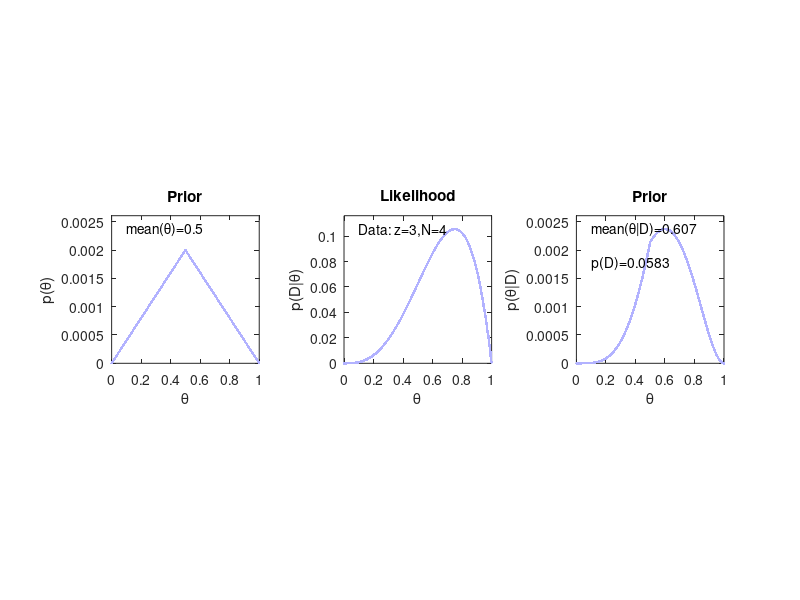

MATLAB code for this plot: (Note: this script raises an error after producing the figure.)
function pThetaGivenData = BernGrid(Theta,pTheta,Data,credib,nToPlot)
% BERNGRID(THETA,PTHETA,DATA,CREDIB,N2PLOT)
%
% Bayesian updating for Bernoulli likelihood and prior specified on a grid.
% Input arguments:
%  Theta is a vector of theta values, all between 0 and 1.
%  pTheta is a vector of corresponding probability _masses_.
%  Data is a vector of 1's and 0's, where 1 corresponds to a and 0 to b.
%  credib is the probability mass of the credible interval, default is 0.95.
%  nToPlot is the number of grid points to plot; defaults to all of them.
% Output:
%  pThetaGivenData is a vector of posterior probability masses over Theta.
%  Also creates a three-panel graph of prior, likelihood, and posterior
%  probability masses with credible interval.
% Example of use:
%  % Create vector of theta values.
%  > binwidth = 1/1000
%  > thetagrid = seq( from=binwidth/2 , to=1-binwidth/2 , by=binwidth )
%  % Specify probability mass at each theta value.
%  > relprob = pmin(thetagrid,1-thetagrid) % relative prob at each theta
%  > prior = relprob / sum(relprob) % probability mass at each theta
%  % Specify the data vector.
%  > datavec = c( rep(1,3) , rep(0,1) ) % 3 heads, 1 tail
%  % Call the function.
%  > posterior = BernGrid( Theta=thetagrid , pTheta=prior , Data=datavec )
% Hints:
%  You will need to "source" this function before calling it.
%  You may want to define a tall narrow window before using it; e.g.,
%  > source("openGraphSaveGraph.R")
%  > openGraph(width=7,height=10,mag=0.7)
%
% Original in R:	Kruschke, J. K. (2011). Doing Bayesian Data Analysis:
%					A Tutorial with R and BUGS. Academic Press / Elsevier.
% Modified to Matlab code: Marc M. van Wanrooij


%% Check input
if nargin<1
	binwidth	= 1/1000;
	Theta		= (binwidth/2):binwidth:(1-binwidth/2);
end
if nargin<2
	% Specify probability mass at each theta value.
	relprob = min([Theta;1-Theta]); % relative prob at each theta
	pTheta	= relprob./sum(relprob); % probability mass at each theta
end
if nargin<3
	% Specify the data vector.
	Data = [ones(1,3) zeros(1,1)]; % 3 heads, 1 tail
end
if nargin<4
	credib = 0.95;
end
if nargin<5
	nToPlot = length(Theta);
end
%% Exercise 7.3B
% binwidth	= 1/1000;
% Theta		= binwidth/2:binwidth:1-binwidth/2;
% pTheta		= (cos(4*pi*Theta)+1).^2;
% pTheta		= pTheta./sum(pTheta);
% Data		= [ones(1,8) zeros(1,4)]; % 8 heads, 4 tail

%% Create summary values of Data
z = sum(Data==1); % number of 1's in Data
N = length(Data); % number of flips in Data
% Compute the likelihood of the Data for each value of Theta.
pDataGivenTheta = Theta.^z.*(1-Theta).^(N-z);
% Compute the evidence and the posterior.
pData			= sum( pDataGivenTheta.*pTheta);
pThetaGivenData = pDataGivenTheta.*pTheta/pData; % Bayes rule


% Plot the results.
close all
clc
figure;
plot(Theta,pThetaGivenData);
% If the comb has a zillion teeth, it's too many to plot, so plot only a
% thinned out subset of the teeth.
nteeth = length(Theta);

if nteeth>nToPlot
	thinIdx = 1:round(nteeth/nToPlot):nteeth;
	if length(thinIdx)<length(Theta)
		thinIdx = [thinIdx,nteeth];% makes sure last tooth is included
	end
else
	thinIdx = 1:nteeth;
end
%% Plot the prior.
meanTheta = sum(Theta.*pTheta); % mean of prior, for plotting
subplot(131)
plot(Theta(thinIdx),pTheta(thinIdx),'b.','Color',[.7 .7 1]);
hold on
% stem(Theta(thinIdx),pTheta(thinIdx),'b-','Marker','none');

xlim([0 1]);
ylim([0 1.1*max(pThetaGivenData)]);
axis square
xlabel('\theta');
ylabel('p(\theta)');
title('Prior');
if meanTheta>0.5
	textx = 0.1;
	algn = 'left';
else
	textx = 0.9;
	algn = 'right';
end
str = ['mean(\theta)=' num2str(meanTheta,3)];
text(textx,max(pThetaGivenData),str,'HorizontalAlignment',algn);

%% Plot the likelihood: p(Data|Theta)
subplot(132)
plot(Theta(thinIdx),pDataGivenTheta(thinIdx),'b.','Color',[.7 .7 1]);
xlim([0 1]);
ylim([0 1.1*max(pDataGivenTheta)]);
axis square
xlabel('\theta');
ylabel('p(D|\theta)');
title('Likelihood');
if z>0.5*N
	textx = 0.1;
	algn = 'left';
else
	textx = 0.9;
	algn = 'right';
end
str = ['Data: z=' num2str(z) ',N=' num2str(N)];
text(textx,max(pDataGivenTheta),str,'HorizontalAlignment',algn);


%% Plot the posterior.
meanThetaGivenData = sum(Theta.*pThetaGivenData);
subplot(133)
plot(Theta(thinIdx),pThetaGivenData(thinIdx),'b.','Color',[.7 .7 1]);
hold on
xlim([0 1]);
ylim([0 1.1*max(pThetaGivenData)]);
axis square
xlabel('\theta');
ylabel('p(\theta|D)');
title('Prior');
if meanThetaGivenData>0.5
	textx = 0.1;
	algn = 'left';
else
	textx = 0.9;
	algn = 'right';
end
str = ['mean(\theta|D)=' num2str(meanThetaGivenData,3)];
text(textx,max(pThetaGivenData),str,'HorizontalAlignment',algn);
str = ['p(D)=' num2str(pData,3)];
text(textx,0.75*max(pThetaGivenData),str,'HorizontalAlignment',algn);

% Mark the highest density interval. HDI points are not thinned in the plot.
HDIinfo = HDIofGrid(pThetaGivenData,credib);
plot(Theta(HDIinfo.idx),HDIinfo.height,'k-');
str		= [num2str(100*HDIinfo.mass,3) '% HDI'];
text(mean(Theta(HDIinfo.idx)),HDIinfo.height,str,'HorizontalAlignment','center','VerticalAlignment','bottom');

% Mark the left and right ends of the waterline.
% Find indices at ends of sub-intervals:
inLim = HDIinfo.idx(1); % first point

for ii = 2:length(HDIinfo.idx)-1
	if HDIinfo.idx(ii) ~= HDIinfo.idx(ii-1)+1 || HDIinfo.idx(ii) ~= HDIinfo.idx(ii+1)-1
		inLim = [inLim HDIinfo.idx(ii)]; %#ok<AGROW>
	end
end
inLim = [inLim HDIinfo.idx(length(HDIinfo.idx))];

% Mark vertical lines at ends of sub-intervals:
for ii = inLim
	plot([Theta(ii) Theta(ii)],[-0.5 HDIinfo.height],'k:');
	str = num2str(Theta(ii),3);
	text(Theta(ii),HDIinfo.height,str,'HorizontalAlignment','center','VerticalAlignment','bottom');
end
